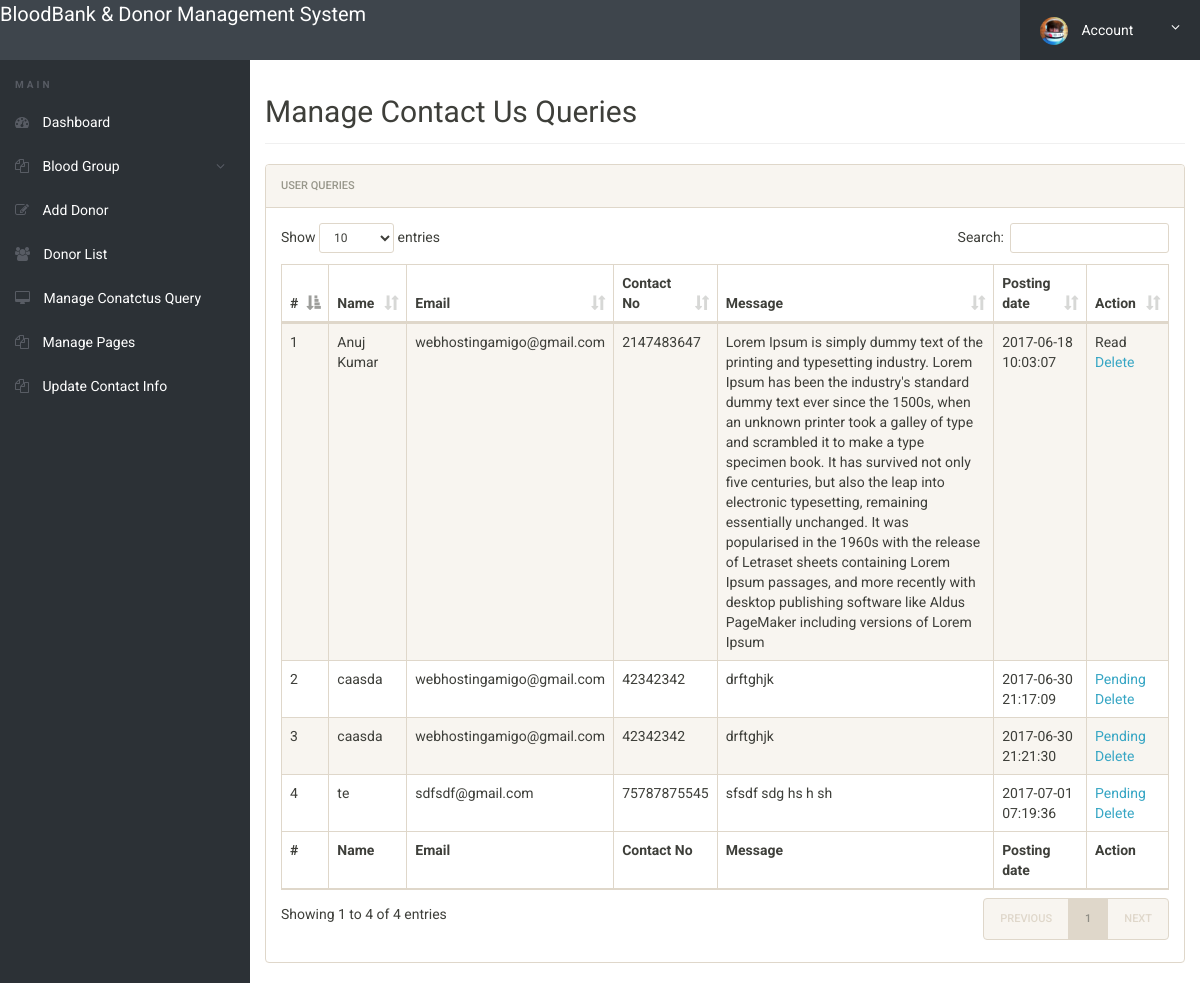
Before: /bbdms/admin/manage-conactusquery.php (signed in) with the older database file.
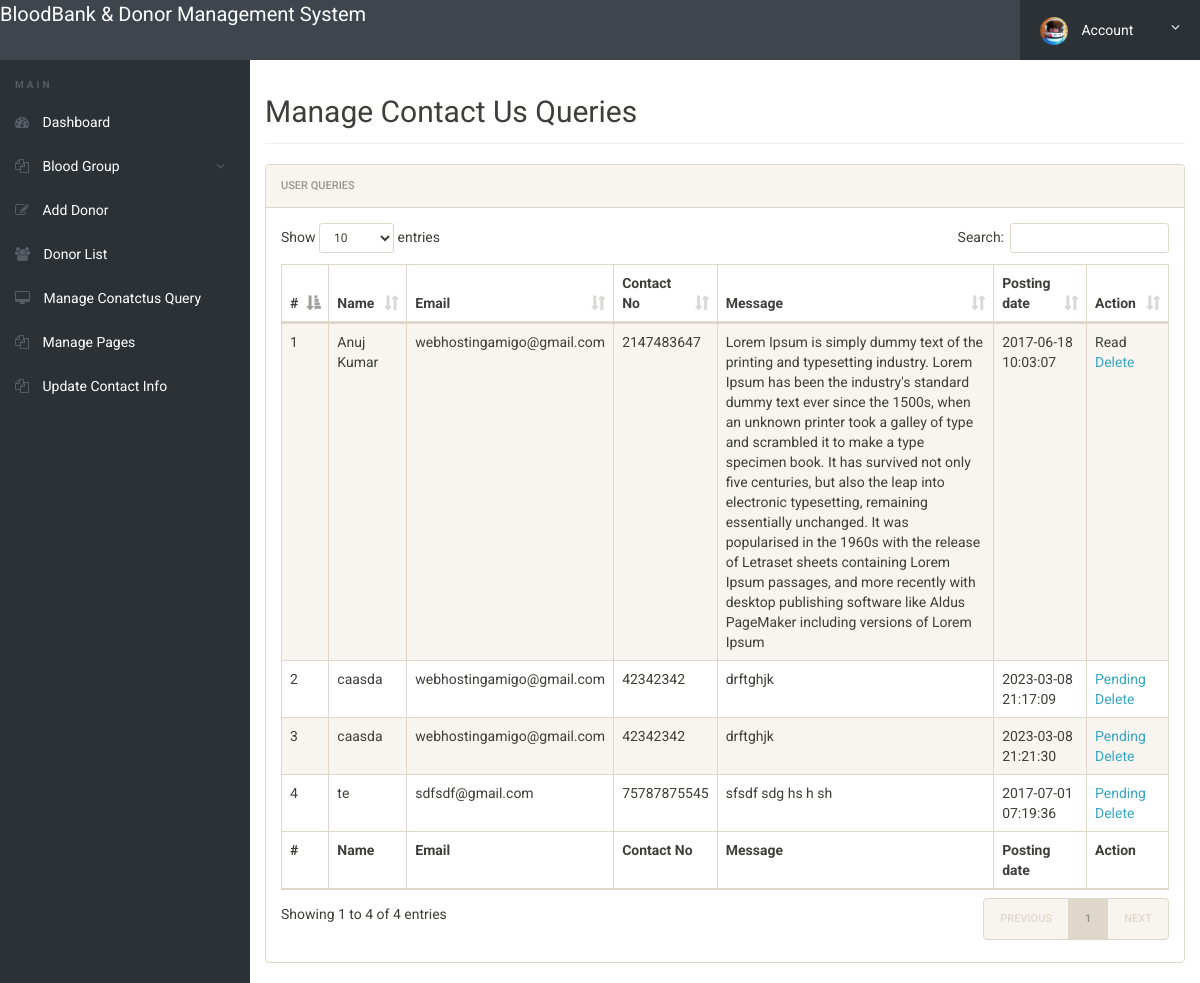
After: the same page with the newer database file.
### tables this page shows
CREATE TABLE IF NOT EXISTS `tblcontactusquery` (
  `id` int(11) NOT NULL,
  `name` varchar(100) DEFAULT NULL,
  `EmailId` varchar(120) DEFAULT NULL,
  `ContactNumber` char(11) DEFAULT NULL,
  `Message` longtext,
  `PostingDate` timestamp NOT NULL DEFAULT CURRENT_TIMESTAMP,
  `status` int(11) DEFAULT NULL
);

### bbdms/admin/manage-conactusquery.php (the view, shortened to what this page needs)
<?php
include('includes/config.php');
if(strlen($_SESSION['alogin'])==0)
	{
header('location:index.php');
}
else{
 ?>
<!doctype html>
<html lang="en" class="no-js">
<head>
	<link rel="stylesheet" href="css/font-awesome.min.css">
	<link rel="stylesheet" href="css/bootstrap.min.css">
	<link rel="stylesheet" href="css/dataTables.bootstrap.min.css">
	<link rel="stylesheet" href="css/bootstrap-social.css">
	<link rel="stylesheet" href="css/bootstrap-select.css">
	<link rel="stylesheet" href="css/fileinput.min.css">
	<link rel="stylesheet" href="css/awesome-bootstrap-checkbox.css">
	<link rel="stylesheet" href="css/style.css">
</head>
<body>
	<?php include('includes/header.php');?>
	<div class="ts-main-content">
		<?php include('includes/leftbar.php');?>
		<div class="content-wrapper">
			<div class="container-fluid">
				<div class="row">
					<div class="col-md-12">
						<h2 class="page-title">Manage Contact Us Queries</h2>
						<div class="panel panel-default">
							<div class="panel-heading">User queries</div>
							<div class="panel-body">
								<table id="zctb" class="display table table-striped table-bordered table-hover" cellspacing="0" width="100%">
									<thead>
										<tr>
										<th>#</th>
											<th>Name</th>
											<th>Email</th>
											<th>Contact No</th>
											<th>Message</th>
											<th>Posting date</th>
											<th>Action</th>
										</tr>
									</thead>
									<tfoot>
										<tr>
										<th>#</th>
											<th>Name</th>
											<th>Email</th>
											<th>Contact No</th>
											<th>Message</th>
											<th>Posting date</th>
											<th>Action</th>
										</tr>
									</tfoot>
									<tbody>
									<?php $sql = "SELECT * from  tblcontactusquery ";
$query = $dbh -> prepare($sql);
$query->execute();
$results=$query->fetchAll(PDO::FETCH_OBJ);
$cnt=1;
if($query->rowCount() > 0)
{
foreach($results as $result)
{				?>
										<tr>
											<td><?php echo htmlentities($cnt);?></td>
											<td><?php echo htmlentities($result->name);?></td>
											<td><?php echo htmlentities($result->EmailId);?></td>
											<td><?php echo htmlentities($result->ContactNumber);?></td>
											<td><?php echo htmlentities($result->Message);?></td>
											<td><?php echo htmlentities($result->PostingDate);?></td>
																<?php if($result->status==1)
{
	?><td>Read<br />
		<a href="manage-conactusquery.php?del=<?php echo htmlentities($result->id);?>" onclick="return confirm('Do you really want to read')" >Delete</a></td>
<?php } else {?>
<td><a href="manage-conactusquery.php?eid=<?php echo htmlentities($result->id);?>" onclick="return confirm('Do you really want to read')" >Pending</a><br />
	<a href="manage-conactusquery.php?eid=<?php echo htmlentities($result->id);?>" onclick="return confirm('Do you really want to read')" >Delete</a>
</td>
<?php } ?>
										</tr>
										<?php $cnt=$cnt+1; }} ?>
									</tbody>
								</table>
							</div>
						</div>
					</div>
				</div>
			</div>
		</div>
	</div>
</body>
</html>
<?php } ?>

Changed rows visible on the page:
changed tblcontactusquery (number 2 of 4 on the later page): PostingDate "2017-06-30 21:17:09" → "2023-03-08 21:17:09"
changed tblcontactusquery (number 3 of 4 on the later page): PostingDate "2017-06-30 21:21:30" → "2023-03-08 21:21:30"
